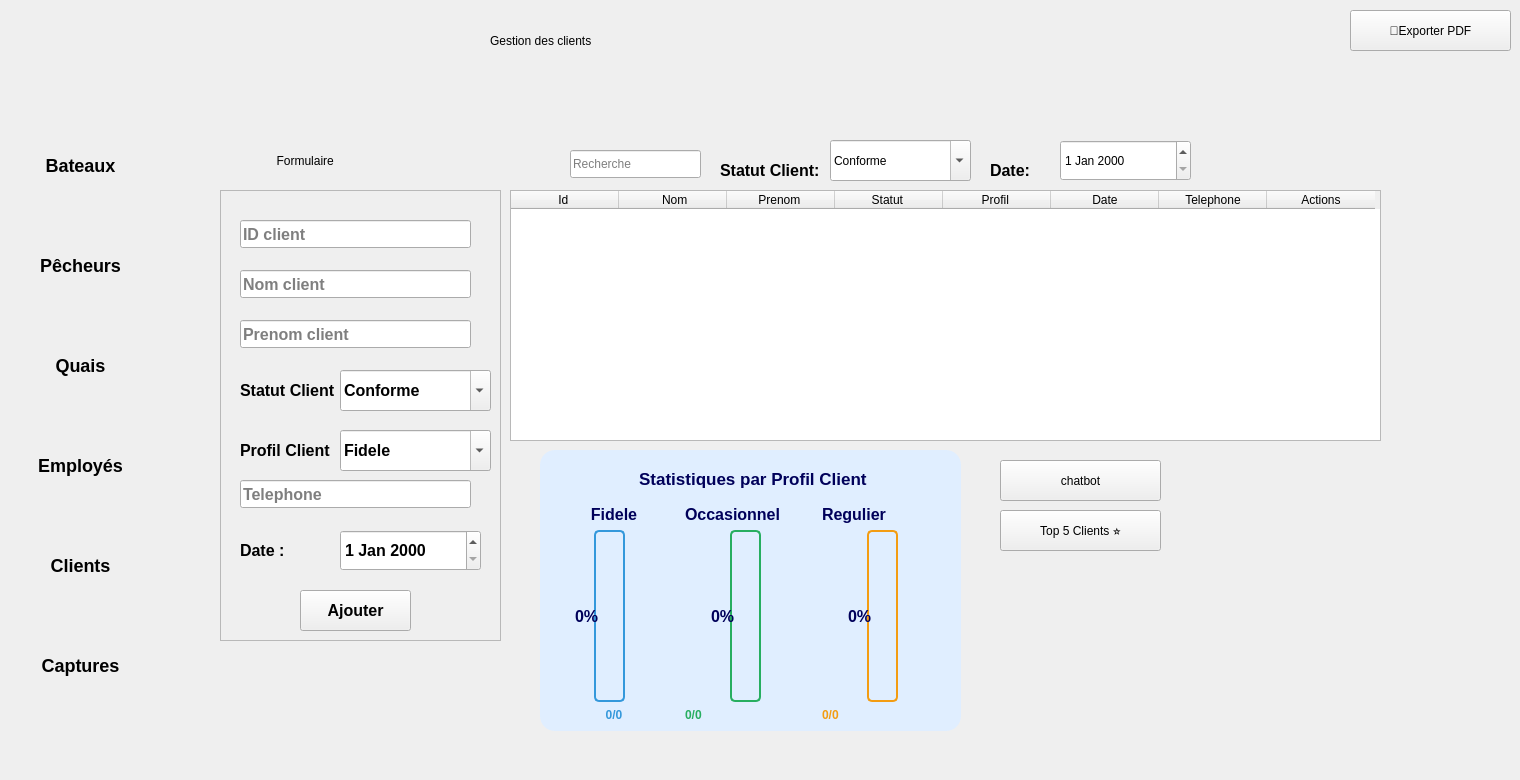
    <widget class="QWidget" name="pageclients">
     <property name="styleSheet">
      <string notr="true"/>
     </property>
     <widget class="QLabel" name="label_5c">
      <property name="geometry">
       <rect>
        <x>490</x>
        <y>10</y>
        <width>551</width>
        <height>61</height>
       </rect>
      </property>
      <property name="text">
       <string>Gestion des clients</string>
      </property>
     </widget>
     <widget class="QLabel" name="label_6c">
      <property name="geometry">
       <rect>
        <x>230</x>
        <y>140</y>
        <width>251</width>
        <height>41</height>
       </rect>
      </property>
      <property name="text">
       <string>              Formulaire</string>
      </property>
     </widget>
     <widget class="QFrame" name="frame_2c">
      <property name="geometry">
       <rect>
        <x>220</x>
        <y>190</y>
        <width>281</width>
        <height>451</height>
       </rect>
      </property>
      <property name="styleSheet">
       <string notr="true">font-size:16px;
font-weight:600;</string>
      </property>
      <property name="frameShape">
       <enum>QFrame::Shape::StyledPanel</enum>
      </property>
      <property name="frameShadow">
       <enum>QFrame::Shadow::Raised</enum>
      </property>
      <widget class="QLineEdit" name="lineEdit_3c">
       <property name="geometry">
        <rect>
         <x>20</x>
         <y>30</y>
         <width>231</width>
         <height>28</height>
        </rect>
       </property>
       <property name="placeholderText">
        <string>ID client</string>
       </property>
      </widget>
      <widget class="QLineEdit" name="lineEdit_4c">
       <property name="geometry">
        <rect>
         <x>20</x>
         <y>80</y>
         <width>231</width>
         <height>28</height>
        </rect>
       </property>
       <property name="placeholderText">
        <string>Nom client</string>
       </property>
      </widget>
      <widget class="QLineEdit" name="lineEdit_12c">
       <property name="geometry">
        <rect>
         <x>20</x>
         <y>130</y>
         <width>231</width>
         <height>28</height>
        </rect>
       </property>
       <property name="placeholderText">
        <string>Prenom client</string>
       </property>
      </widget>
      <widget class="QLabel" name="label_9c">
       <property name="geometry">
        <rect>
         <x>20</x>
         <y>190</y>
         <width>101</width>
         <height>20</height>
        </rect>
       </property>
       <property name="text">
        <string>Statut Client :</string>
       </property>
      </widget>
      <widget class="QComboBox" name="comboBoxc">
       <property name="geometry">
        <rect>
         <x>120</x>
         <y>180</y>
         <width>151</width>
         <height>41</height>
        </rect>
       </property>
       <property name="editable">
        <bool>true</bool>
       </property>
       <item>
        <property name="text">
         <string>Conforme</string>
        </property>
       </item>
       <item>
        <property name="text">
         <string>Non conforme</string>
        </property>
       </item>
      </widget>
      <widget class="QLabel" name="label_14c">
       <property name="geometry">
        <rect>
         <x>20</x>
         <y>250</y>
         <width>91</width>
         <height>20</height>
        </rect>
       </property>
       <property name="text">
        <string>Profil Client :</string>
       </property>
      </widget>
      <widget class="QComboBox" name="comboBox_2c">
       <property name="geometry">
        <rect>
         <x>120</x>
         <y>240</y>
         <width>151</width>
         <height>41</height>
        </rect>
       </property>
       <property name="editable">
        <bool>true</bool>
       </property>
       <item>
        <property name="text">
         <string>Fidele</string>
        </property>
       </item>
       <item>
        <property name="text">
         <string>Occasionnel</string>
        </property>
       </item>
       <item>
        <property name="text">
         <string>Regulier</string>
        </property>
       </item>
      </widget>
      <widget class="QLineEdit" name="lineEdit_14c">
       <property name="geometry">
        <rect>
         <x>20</x>
         <y>290</y>
         <width>231</width>
         <height>28</height>
        </rect>
       </property>
       <property name="placeholderText">
        <string>Telephone</string>
       </property>
      </widget>
      <widget class="QLabel" name="label_18c">
       <property name="geometry">
        <rect>
         <x>20</x>
         <y>350</y>
         <width>61</width>
         <height>20</height>
        </rect>
       </property>
       <property name="text">
        <string>Date :</string>
       </property>
      </widget>
      <widget class="QDateEdit" name="dateEdit_c">
       <property name="geometry">
        <rect>
         <x>120</x>
         <y>340</y>
         <width>141</width>
         <height>41</height>
        </rect>
       </property>
      </widget>
      <widget class="QPushButton" name="pushButton_2c">
       <property name="geometry">
        <rect>
         <x>80</x>
         <y>400</y>
         <width>111</width>
         <height>41</height>
        </rect>
       </property>
       <property name="text">
        <string>Ajouter</string>
       </property>
      </widget>
     </widget>
     <widget class="QLabel" name="label_3c">
      <property name="geometry">
       <rect>
        <x>530</x>
        <y>140</y>
        <width>31</width>
        <height>41</height>
       </rect>
      </property>
      <property name="styleSheet">
       <string notr="true">image: url(:/res/loupe.png);</string>
      </property>
      <property name="text">
       <string/>
      </property>
     </widget>
     <widget class="QLineEdit" name="lineEdit_7c">
      <property name="geometry">
       <rect>
        <x>570</x>
        <y>150</y>
        <width>131</width>
        <height>28</height>
       </rect>
      </property>
      <property name="placeholderText">
       <string>Recherche</string>
      </property>
     </widget>
     <widget class="QLabel" name="label_11c">
      <property name="geometry">
       <rect>
        <x>720</x>
        <y>160</y>
        <width>121</width>
        <height>20</height>
       </rect>
      </property>
      <property name="styleSheet">
       <string notr="true">font-size:16px;
font-weight:600;</string>
      </property>
      <property name="text">
       <string>Statut Client:</string>
      </property>
     </widget>
     <widget class="QComboBox" name="comboBoxc_2">
      <property name="geometry">
       <rect>
        <x>830</x>
        <y>140</y>
        <width>141</width>
        <height>41</height>
       </rect>
      </property>
      <property name="editable">
       <bool>true</bool>
      </property>
      <item>
       <property name="text">
        <string>Conforme</string>
       </property>
      </item>
      <item>
       <property name="text">
        <string>Non conforme</string>
       </property>
      </item>
     </widget>
     <widget class="QLabel" name="label_12c">
      <property name="geometry">
       <rect>
        <x>990</x>
        <y>160</y>
        <width>63</width>
        <height>20</height>
       </rect>
      </property>
      <property name="styleSheet">
       <string notr="true">font-size:16px;
font-weight:600;</string>
      </property>
      <property name="text">
       <string>Date:</string>
      </property>
     </widget>
     <widget class="QDateEdit" name="dateEdit_2c">
      <property name="geometry">
       <rect>
        <x>1060</x>
        <y>140</y>
        <width>131</width>
        <height>41</height>
       </rect>
      </property>
     </widget>
     <widget class="QTableWidget" name="tableWidgetc">
      <property name="geometry">
       <rect>
        <x>510</x>
        <y>190</y>
        <width>871</width>
        <height>251</height>
       </rect>
      </property>
      <property name="styleSheet">
       <string notr="true"/>
      </property>
      <attribute name="horizontalHeaderDefaultSectionSize">
       <number>108</number>
      </attribute>
      <column>
       <property name="text">
        <string>Id </string>
       </property>
       <property name="font">
        <font>
         <bold>false</bold>
        </font>
       </property>
      </column>
      <column>
       <property name="text">
        <string> Nom</string>
       </property>
       <property name="font">
        <font>
         <bold>false</bold>
        </font>
       </property>
      </column>
      <column>
       <property name="text">
        <string>Prenom </string>
       </property>
       <property name="font">
        <font>
         <bold>false</bold>
        </font>
       </property>
      </column>
      <column>
       <property name="text">
        <string>Statut </string>
       </property>
       <property name="font">
        <font>
         <bold>false</bold>
        </font>
       </property>
      </column>
      <column>
       <property name="text">
        <string>Profil </string>
       </property>
       <property name="font">
        <font>
         <bold>false</bold>
        </font>
       </property>
      </column>
      <column>
       <property name="text">
        <string>Date</string>
       </property>
       <property name="font">
        <font>
         <bold>false</bold>
        </font>
       </property>
      </column>
      <column>
       <property name="text">
        <string>Telephone</string>
       </property>
       <property name="font">
        <font>
         <bold>false</bold>
        </font>
       </property>
      </column>
      <column>
       <property name="text">
        <string>Actions</string>
       </property>
       <property name="font">
        <font>
         <bold>false</bold>
        </font>
       </property>
      </column>
     </widget>
     <widget class="QFrame" name="frame_c">
      <property name="geometry">
       <rect>
        <x>540</x>
        <y>450</y>
        <width>421</width>
        <height>281</height>
       </rect>
      </property>
      <property name="styleSheet">
       <string notr="true">        border-radius: 15px;
background-color: rgb(224, 238, 255);
border:1PX solid  rgb(0, 0, 115);
   	color: rgb(0, 0, 90);
font-size:16px;
font-weight:600;</string>
      </property>
      <property name="frameShape">
       <enum>QFrame::Shape::StyledPanel</enum>
      </property>
      <property name="frameShadow">
       <enum>QFrame::Shadow::Raised</enum>
      </property>
      <layout class="QVBoxLayout" name="verticalLayout_zones_2">
       <item>
        <widget class="QLabel" name="label_zonesc">
         <property name="styleSheet">
          <string notr="true">
                    font-weight: bold;
                    font-size: 17px;
                    padding: 10px;</string>
         </property>
         <property name="text">
          <string> Statistiques par Profil Client</string>
         </property>
         <property name="alignment">
          <set>Qt::AlignmentFlag::AlignCenter</set>
         </property>
        </widget>
       </item>
       <item>
        <layout class="QHBoxLayout" name="horizontalLayout_c">
         <item>
          <layout class="QVBoxLayout" name="Layou_1c">
           <item>
            <widget class="QLabel" name="label_Cc">
             <property name="styleSheet">
              <string notr="true"> 	color: rgb(0, 0, 90);
             text-align: center;
                                    font-weight: bold;</string>
             </property>
             <property name="text">
              <string>Fidele</string>
             </property>
             <property name="alignment">
              <set>Qt::AlignmentFlag::AlignCenter</set>
             </property>
            </widget>
           </item>
           <item>
            <widget class="QProgressBar" name="progressCc">
             <property name="minimumSize">
              <size>
               <width>30</width>
               <height>120</height>
              </size>
             </property>
             <property name="styleSheet">
              <string notr="true">QProgressBar:vertical {
    width: 25px;
    border: 2px solid #3498db;
    border-radius: 5px;
background-color: rgb(224, 238, 255);    text-align: center;
    padding: 1px;
margin-left:45px;

}
QProgressBar::chunk:vertical {
    background-color: qlineargradient(x1:0, y1:0, x2:0, y2:1,
        stop:0 #3498db, stop:1 #2980b9);
    border-radius: 3px;
}</string>
             </property>
             <property name="value">
              <number>0</number>
             </property>
             <property name="textVisible">
              <bool>true</bool>
             </property>
             <property name="orientation">
              <enum>Qt::Orientation::Vertical</enum>
             </property>
             <property name="format">
              <string>%p%</string>
             </property>
            </widget>
           </item>
           <item>
            <widget class="QLabel" name="value_Cc">
             <property name="styleSheet">
              <string notr="true">color: #3498db;
                                    font-weight: bold;
                                    font-size: 12px;
                                    text-align: center;</string>
             </property>
             <property name="text">
              <string>0/0</string>
             </property>
             <property name="alignment">
              <set>Qt::AlignmentFlag::AlignCenter</set>
             </property>
            </widget>
           </item>
          </layout>
         </item>
         <item>
          <layout class="QVBoxLayout" name="Layout_CCc">
           <item>
            <widget class="QLabel" name="label_CCc">
             <property name="styleSheet">
              <string notr="true"> 	color: rgb(0, 0, 90);

                                    text-align: center;
                                    font-weight: bold;</string>
             </property>
             <property name="text">
              <string>Occasionnel</string>
             </property>
            </widget>
           </item>
           <item>
            <widget class="QProgressBar" name="progressCCc">
             <property name="minimumSize">
              <size>
               <width>30</width>
               <height>120</height>
              </size>
             </property>
             <property name="styleSheet">
              <string notr="true">QProgressBar:vertical {
    width: 25px;
    border: 2px solid #27ae60;
    border-radius: 5px;
background-color: rgb(224, 238, 255);    text-align: center;
    padding: 1px;
margin-left:45px;
}
QProgressBar::chunk:vertical {
    background-color: qlineargradient(x1:0, y1:0, x2:0, y2:1,
        stop:0 #27ae60, stop:1 #229954);
    border-radius: 3px;
}</string>
             </property>
             <property name="value">
              <number>0</number>
             </property>
             <property name="textVisible">
              <bool>true</bool>
             </property>
             <property name="orientation">
              <enum>Qt::Orientation::Vertical</enum>
             </property>
             <property name="format">
              <string>%p%</string>
             </property>
            </widget>
           </item>
           <item>
            <widget class="QLabel" name="value_CCc">
             <property name="styleSheet">
              <string notr="true">color: #27ae60;
                                    font-weight: bold;
                                    font-size: 12px;
                                    text-align: center;</string>
             </property>
             <property name="text">
              <string>0/0</string>
             </property>
            </widget>
           </item>
          </layout>
         </item>
         <item>
          <layout class="QVBoxLayout" name="Layoutc">
           <item>
            <widget class="QLabel" name="label_c">
             <property name="styleSheet">
              <string notr="true"> 	color: rgb(0, 0, 90);
              text-align: center;
                                    font-weight: bold;</string>
             </property>
             <property name="text">
              <string>Regulier</string>
             </property>
            </widget>
           </item>
           <item>
            <widget class="QProgressBar" name="progressc">
             <property name="minimumSize">
              <size>
               <width>30</width>
               <height>120</height>
              </size>
             </property>
             <property name="styleSheet">
              <string notr="true">QProgressBar:vertical {
    width: 25px;
    border: 2px solid #f39c12;
    border-radius: 5px;
background-color: rgb(224, 238, 255);    text-align: center;
    padding: 1px;
margin-left:45px;
}
QProgressBar::chunk:vertical {
    background-color: qlineargradient(x1:0, y1:0, x2:0, y2:1,
        stop:0 #f39c12, stop:1 #d68910);
    border-radius: 3px;
}</string>
             </property>
             <property name="value">
              <number>0</number>
             </property>
             <property name="textVisible">
              <bool>true</bool>
             </property>
             <property name="orientation">
              <enum>Qt::Orientation::Vertical</enum>
             </property>
             <property name="format">
              <string>%p%</string>
             </property>
            </widget>
           </item>
           <item>
            <widget class="QLabel" name="value_c">
             <property name="styleSheet">
              <string notr="true">color: #f39c12;
                                    font-weight: bold;
                                    font-size: 12px;
                                    text-align: center;</string>
             </property>
             <property name="text">
              <string>0/0</string>
             </property>
            </widget>
           </item>
          </layout>
         </item>
        </layout>
       </item>
      </layout>
     </widget>
     <widget class="QPushButton" name="pushButton_7c">
      <property name="geometry">
       <rect>
        <x>0</x>
        <y>710</y>
        <width>71</width>
        <height>61</height>
       </rect>
      </property>
      <property name="styleSheet">
       <string notr="true">border:none;image: url(:/res/en-arriere.png);
background-color:transparent;
</string>
      </property>
      <property name="text">
       <string/>
      </property>
     </widget>
     <widget class="QFrame" name="frame_13">
      <property name="geometry">
       <rect>
        <x>-160</x>
        <y>70</y>
        <width>371</width>
        <height>701</height>
       </rect>
      </property>
      <property name="styleSheet">
       <string notr="true">border-radius:185px;
font-weight:600;
font-size:18px</string>
      </property>
      <property name="frameShape">
       <enum>QFrame::Shape::StyledPanel</enum>
      </property>
      <property name="frameShadow">
       <enum>QFrame::Shadow::Raised</enum>
      </property>
      <widget class="QPushButton" name="pushButton_3b_51">
       <property name="geometry">
        <rect>
         <x>170</x>
         <y>70</y>
         <width>141</width>
         <height>51</height>
        </rect>
       </property>
       <property name="text">
        <string>Bateaux</string>
       </property>
      </widget>
      <widget class="QPushButton" name="pushButton_3b_52">
       <property name="geometry">
        <rect>
         <x>170</x>
         <y>170</y>
         <width>141</width>
         <height>51</height>
        </rect>
       </property>
       <property name="text">
        <string>Pêcheurs</string>
       </property>
      </widget>
      <widget class="QPushButton" name="pushButton_3b_53">
       <property name="geometry">
        <rect>
         <x>170</x>
         <y>270</y>
         <width>141</width>
         <height>51</height>
        </rect>
       </property>
       <property name="text">
        <string>Quais</string>
       </property>
      </widget>
      <widget class="QPushButton" name="pushButton_3b_54">
       <property name="geometry">
        <rect>
         <x>170</x>
         <y>370</y>
         <width>141</width>
         <height>51</height>
        </rect>
       </property>
       <property name="text">
        <string>Employés</string>
       </property>
      </widget>
      <widget class="QPushButton" name="pushButton_3b_55">
       <property name="geometry">
        <rect>
         <x>170</x>
         <y>470</y>
         <width>141</width>
         <height>51</height>
        </rect>
       </property>
       <property name="text">
        <string>Clients</string>
       </property>
      </widget>
      <widget class="QPushButton" name="pushButton_3b_56">
       <property name="geometry">
        <rect>
         <x>170</x>
         <y>570</y>
         <width>141</width>
         <height>51</height>
        </rect>
       </property>
       <property name="text">
        <string>Captures</string>
       </property>
      </widget>
     </widget>
     <widget class="QPushButton" name="pushButton_8c">
      <property name="geometry">
       <rect>
        <x>1350</x>
        <y>10</y>
        <width>161</width>
        <height>41</height>
       </rect>
      </property>
      <property name="text">
       <string>📄Exporter PDF</string>
      </property>
     </widget>
     <widget class="QPushButton" name="pushButton_8c_3">
      <property name="geometry">
       <rect>
        <x>1000</x>
        <y>460</y>
        <width>161</width>
        <height>41</height>
       </rect>
      </property>
      <property name="text">
       <string>chatbot</string>
      </property>
     </widget>
     <widget class="QPushButton" name="pushButton_8c_4">
      <property name="geometry">
       <rect>
        <x>1000</x>
        <y>510</y>
        <width>161</width>
        <height>41</height>
       </rect>
      </property>
      <property name="text">
       <string>Top 5 Clients ⭐</string>
      </property>
     </widget>
     <zorder>tableWidgetc</zorder>
     <zorder>label_5c</zorder>
     <zorder>label_6c</zorder>
     <zorder>frame_2c</zorder>
     <zorder>label_3c</zorder>
     <zorder>lineEdit_7c</zorder>
     <zorder>label_11c</zorder>
     <zorder>comboBoxc_2</zorder>
     <zorder>label_12c</zorder>
     <zorder>dateEdit_2c</zorder>
     <zorder>frame_c</zorder>
     <zorder>frame_13</zorder>
     <zorder>pushButton_8c</zorder>
     <zorder>pushButton_7c</zorder>
     <zorder>pushButton_8c_3</zorder>
     <zorder>pushButton_8c_4</zorder>
    </widget>
